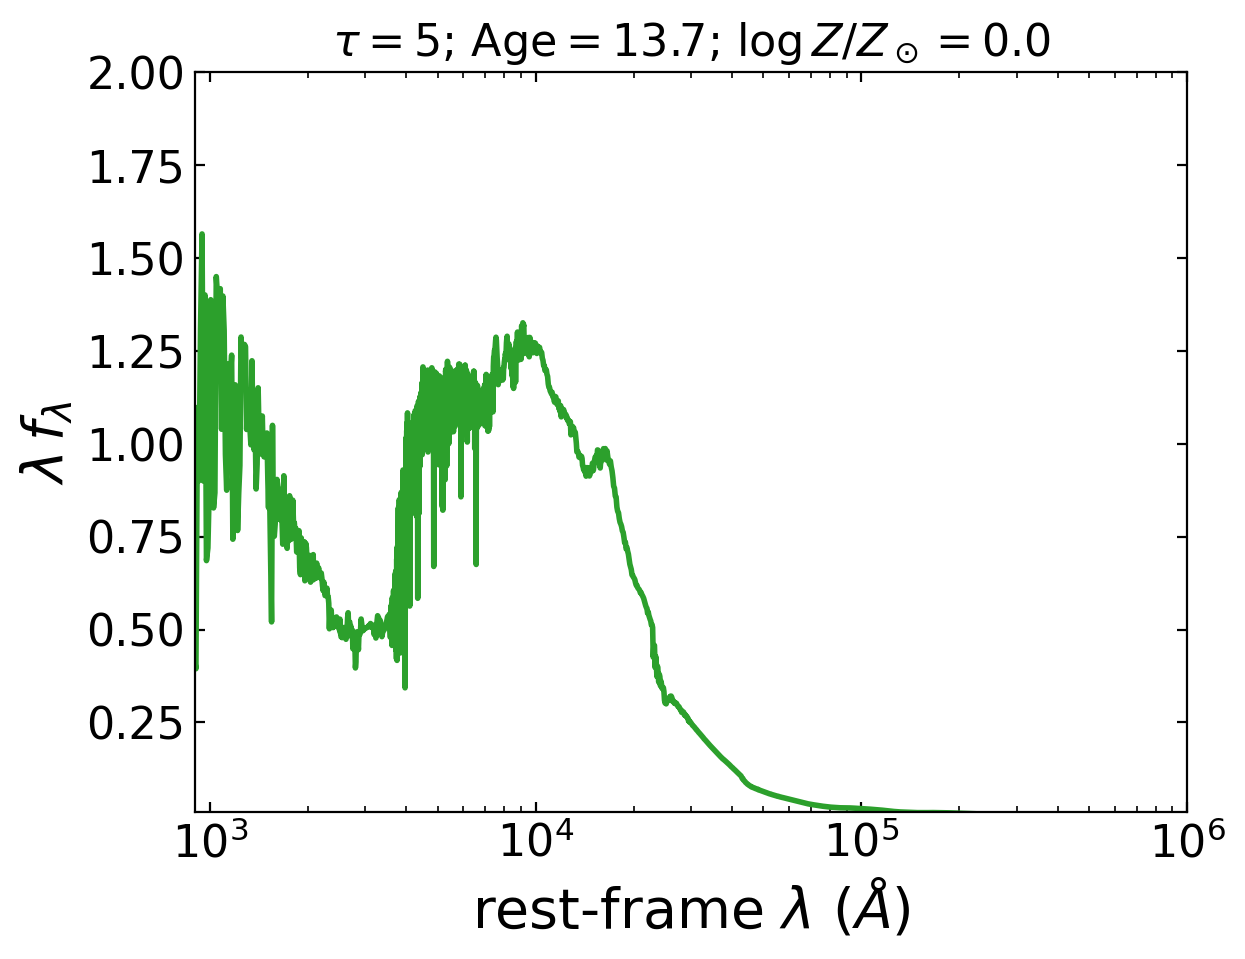

The script that saved this image:
#!/usr/bin/env python
# -*- coding: utf-8 -*-

import matplotlib.pyplot as pl
import fsps


def makefig(sps, tage=13.7, oldspec=None, **plotkwargs):
    w, spec = sps.get_spectrum(tage=tage)
    fig, ax = pl.subplots()
    if oldspec is not None:
        ax.plot(w, oldspec / w * 1e19, color="gray", linewidth=2, alpha=0.5)
    ax.plot(w, spec / w * 1e19, "C2", linewidth=2)
    return fig, ax, spec


def prettify(fig, ax, label=None):
    ax.set_xlim(0.9e3, 1e6)
    ax.set_xscale("log")
    ax.set_ylim(0.01, 2)
    # ax.set_yscale('log')
    ax.set_xlabel(r"rest-frame $\lambda$ ($\AA$)", fontsize=20)
    ax.set_ylabel(r"$\lambda \, f_\lambda$", fontsize=20)
    ax.tick_params(axis="both", which="major", labelsize=16)
    if label is not None:
        ax.set_title(label, fontsize=16)
    return fig, ax


pl.rc("axes", grid=False)
pl.rc("xtick", direction="in")
pl.rc("ytick", direction="in")
pl.rc("xtick", top=True)
pl.rc("ytick", right=True)

sps = fsps.StellarPopulation(zcontinuous=1)
ilib, slib, dlib = sps.libraries

# Basic spectrum
sps.params["sfh"] = 4
sps.params["tau"] = 5.0
sps.params["logzsol"] = 0.0
sps.params["dust_type"] = 4  # kriek and Conroy
sps.params["imf_type"] = 2  # kroupa
sps.params["imf3"] = 2.3
fig, ax, spec = makefig(sps)
fig, ax = prettify(
    fig, ax, label=r"$\tau=5$; Age$=13.7$; $\log Z/Z_\odot=0.0$"
)

pl.savefig("figure.png", dpi=200, bbox_inches="tight")
